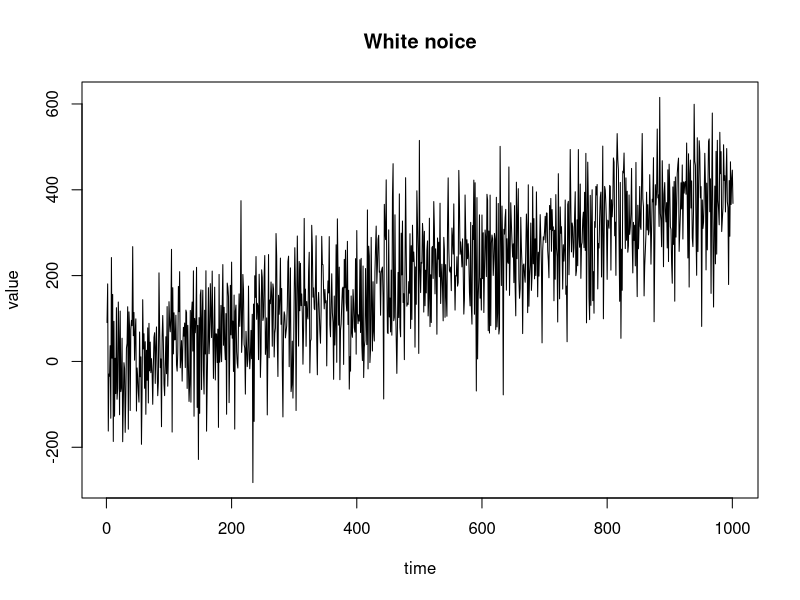
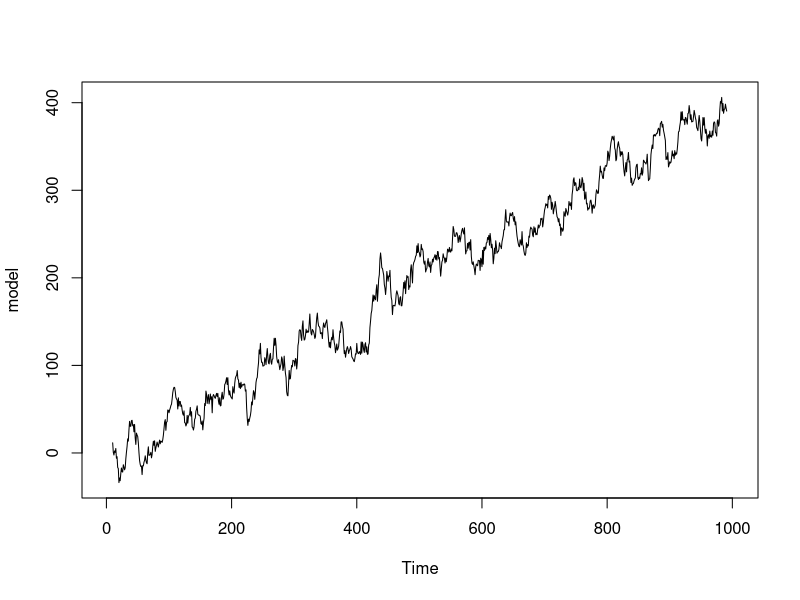

Source code (R) for these figures, in order:
require("forecast")
rm(list=ls())
set.seed(18)

x <- seq(0,100,0.1)
y <- 4*x-2+rnorm(length(x),sd=100)
y.ts = ts(y)
plot(y.ts, xlab="time", main="White noice", ylab="value")
model <- ma(y,order=20,centre=FALSE)
plot(model)
